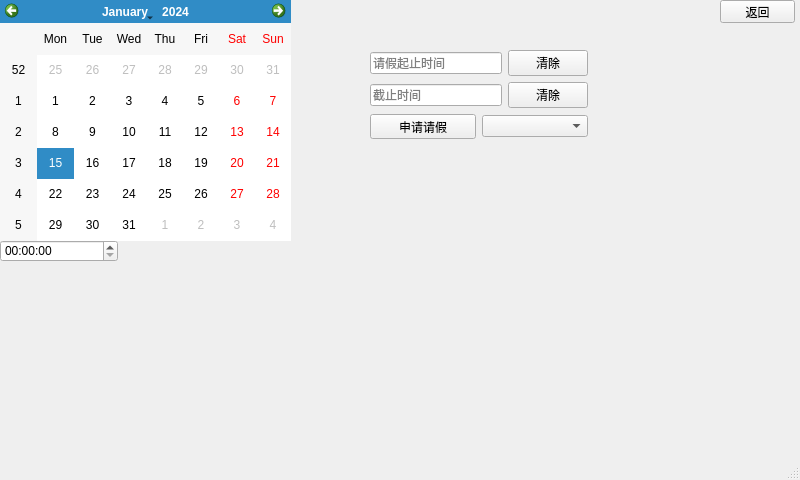
<?xml version="1.0" encoding="UTF-8"?>
<ui version="4.0">
 <class>askLeavewindow</class>
 <widget class="QMainWindow" name="askLeavewindow">
  <property name="geometry">
   <rect>
    <x>0</x>
    <y>0</y>
    <width>800</width>
    <height>480</height>
   </rect>
  </property>
  <property name="windowTitle">
   <string>MainWindow</string>
  </property>
  <widget class="QWidget" name="centralwidget">
   <widget class="QCalendarWidget" name="calendarWidget">
    <property name="geometry">
     <rect>
      <x>0</x>
      <y>0</y>
      <width>291</width>
      <height>241</height>
     </rect>
    </property>
   </widget>
   <widget class="QPushButton" name="backbt">
    <property name="geometry">
     <rect>
      <x>720</x>
      <y>0</y>
      <width>75</width>
      <height>23</height>
     </rect>
    </property>
    <property name="text">
     <string>返回</string>
    </property>
   </widget>
   <widget class="QTimeEdit" name="timeEdit">
    <property name="geometry">
     <rect>
      <x>0</x>
      <y>240</y>
      <width>118</width>
      <height>22</height>
     </rect>
    </property>
   </widget>
   <widget class="QWidget" name="">
    <property name="geometry">
     <rect>
      <x>370</x>
      <y>50</y>
      <width>218</width>
      <height>89</height>
     </rect>
    </property>
    <layout class="QGridLayout" name="gridLayout">
     <item row="0" column="0">
      <layout class="QHBoxLayout" name="horizontalLayout">
       <item>
        <widget class="QLineEdit" name="starTimele">
         <property name="placeholderText">
          <string>请假起止时间</string>
         </property>
        </widget>
       </item>
       <item>
        <widget class="QPushButton" name="clearbt1">
         <property name="text">
          <string>清除</string>
         </property>
        </widget>
       </item>
      </layout>
     </item>
     <item row="1" column="0">
      <layout class="QHBoxLayout" name="horizontalLayout_2">
       <item>
        <widget class="QLineEdit" name="endTimele">
         <property name="placeholderText">
          <string>截止时间</string>
         </property>
        </widget>
       </item>
       <item>
        <widget class="QPushButton" name="clearbt2">
         <property name="text">
          <string>清除</string>
         </property>
        </widget>
       </item>
      </layout>
     </item>
     <item row="2" column="0">
      <layout class="QHBoxLayout" name="horizontalLayout_3">
       <item>
        <widget class="QPushButton" name="applyLeavebt">
         <property name="text">
          <string>申请请假</string>
         </property>
        </widget>
       </item>
       <item>
        <widget class="QComboBox" name="comboBox_leaveType">
         <property name="editable">
          <bool>false</bool>
         </property>
         <property name="duplicatesEnabled">
          <bool>false</bool>
         </property>
        </widget>
       </item>
      </layout>
     </item>
    </layout>
   </widget>
  </widget>
  <widget class="QMenuBar" name="menubar">
   <property name="geometry">
    <rect>
     <x>0</x>
     <y>0</y>
     <width>800</width>
     <height>23</height>
    </rect>
   </property>
  </widget>
  <widget class="QStatusBar" name="statusbar"/>
 </widget>
 <resources/>
 <connections/>
</ui>
